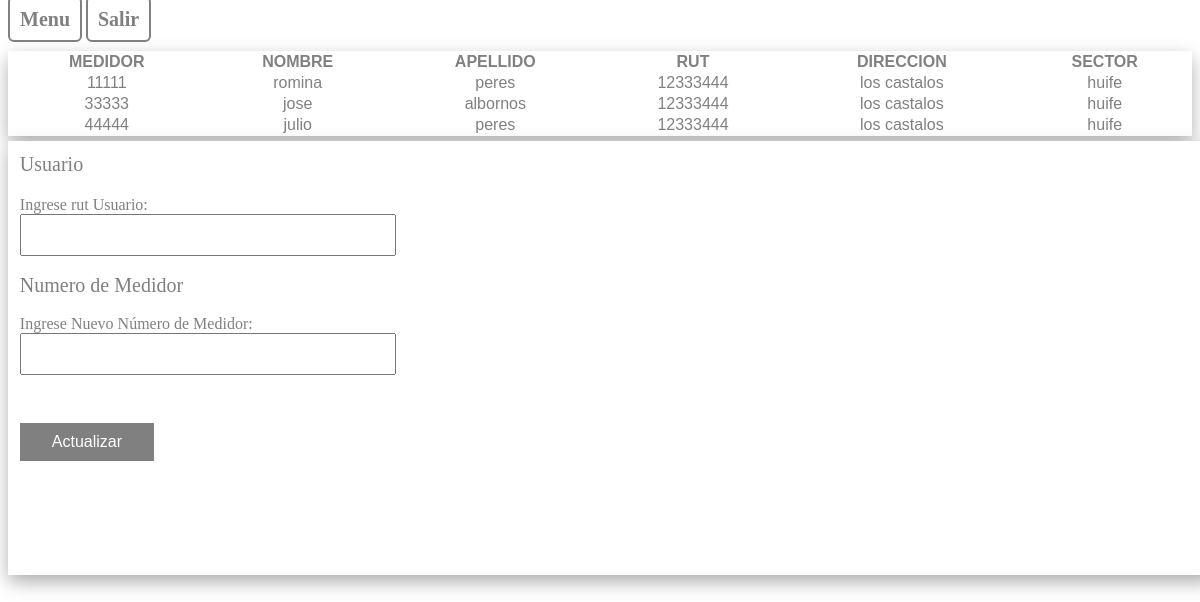
/actualizarMedidor.php (signed in), run on the app's committed database.
### tables this page shows
CREATE TABLE `usuario` (
  `id` int(200) NOT NULL,
  `medidor` int(200) NOT NULL,
  `nombre` varchar(200) NOT NULL,
  `apellido` varchar(200) NOT NULL,
  `rut` int(200) NOT NULL,
  `direccion` varchar(200) NOT NULL,
  `sector` varchar(200) NOT NULL,
  `correo` varchar(200) NOT NULL
);

### actualizarMedidor.php (the view, shortened to what this page needs)
<!DOCTYPE html>
<html>
<head>
</head>
<a class="boton_pers" href="menu.php">Menu</a>
<a class="boton_pers" href="salir.php">Salir</a>
<?php
include'conexion.php';
$update = mysqli_query($conexion, "SELECT * FROM usuario");
?>
<table class="tabla" border="1px">
		<thead>
		<tr>
			<th class="th">MEDIDOR</th>
			<th class="th">NOMBRE</th>
			<th class="th">APELLIDO</th>
			<th class="th">RUT</th>
			<th class="th">DIRECCION</th>
			<th class="th">SECTOR</th>
		</tr>
		</thead>
<?php
while ( $row=mysqli_fetch_array($update)) {?>
<tr>
<td><?php echo $row['medidor'] ?></td>
    <td><?php echo $row['nombre'] ?></td>
    <td><?php echo $row['apellido'] ?></td>
    <td><?php echo $row['rut'] ?></td>
    <td><?php echo $row['direccion'] ?></td>
    <td><?php echo $row['sector'] ?></td>
 </tr>
<?php } ?>
</table>
<div id="box">
<div>
	<a>Usuario</a>
</div>
<form id="form" action="actualizarDatosMedidor.php" method="post">
    <div>
        <label id="nominput" >Ingrese rut Usuario:</label>
        <br>
        <input class="input" type="text" name="rut"/>
    </div>
    <br>
    <div>
	<a>Numero de Medidor</a>
	<br>
	<br>
</div>
    <div>
         <label id="nominput" >Ingrese Nuevo Número de Medidor:</label>
        <br>
        <input class="input" type="text" name="medidor"/>
    </div>
     <br>
    <div>
        <button class="button" type="submit">Actualizar</button>
    </div>
</form>
</div>

### css/actualizarMedidor.css (style rules this page uses)
.boton_pers { text-decoration: none; padding: 10px; font-weight: 600; font-size: 20px; color: gray; background-color: #ffffff; border-radius: 6px; border: 2px solid gray; }
.tabla { margin-top:20px; font-family: "Trebuchet MS", Arial, Helvetica, sans-serif; border-collapse: collapse; width: 100%; text-align: center; background-color: #ffffff; border:2px; border-color: #ffffff; color:gray; -webkit-box-shadow: 0px 7px 18px -1px rgba(168,165,168,1); -moz-box-shadow: 0px 7px 18px -1px rgba(168,165,168,1); box-shadow: 0px 7px 18px -1px rgba(168,165,168,1); }
.th { color: gray; text-align: center; background-color: #ffffff; }
a { margin-top: 1px; color:gray; font-size: 20px; }
#box { margin-top: 5px; background: #ffffff; padding: 1%; width: 100%; height: 410px; margin-left: auto; margin-right: auto; -webkit-box-shadow: 0px 7px 18px -1px rgba(168,165,168,1); -moz-box-shadow: 0px 7px 18px -1px rgba(168,165,168,1); box-shadow: 0px 7px 18px -1px rgba(168,165,168,1); }
#form { margin-top: 20px; display: inline-block; }
#nominput { color: gray; }
.input { padding: 5%; width: 150%; }
.button { margin-top: 30px; background-color: gray; border: none; color: white; padding: 10px 32px; text-align: center; text-decoration: none; display: inline-block; font-size: 16px; }

### data on the page
usuario: medidor "11111", nombre "romina", apellido "peres", rut "12333444", direccion "los castalos", sector "huife"
usuario: medidor "33333", nombre "jose", apellido "albornos", rut "12333444", direccion "los castalos", sector "huife"
usuario: medidor "44444", nombre "julio", apellido "peres", rut "12333444", direccion "los castalos", sector "huife"
